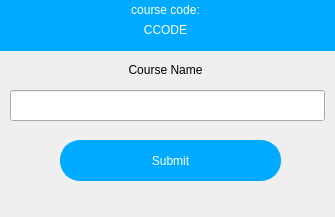
<?xml version="1.0" encoding="UTF-8"?>
<ui version="4.0">
 <class>MainWindow</class>
 <widget class="QMainWindow" name="MainWindow">
  <property name="geometry">
   <rect>
    <x>0</x>
    <y>0</y>
    <width>335</width>
    <height>217</height>
   </rect>
  </property>
  <property name="windowTitle">
   <string>Add Course</string>
  </property>
  <property name="windowIcon">
   <iconset>
    <normaloff>../images/main_icon.png</normaloff>../images/main_icon.png</iconset>
  </property>
  <widget class="QWidget" name="centralwidget">
   <widget class="QWidget" name="header" native="true">
    <property name="geometry">
     <rect>
      <x>0</x>
      <y>0</y>
      <width>341</width>
      <height>51</height>
     </rect>
    </property>
    <property name="styleSheet">
     <string notr="true">#header{
background-color: rgb(0, 170, 255);
}</string>
    </property>
    <widget class="QLabel" name="label">
     <property name="geometry">
      <rect>
       <x>0</x>
       <y>0</y>
       <width>331</width>
       <height>20</height>
      </rect>
     </property>
     <property name="styleSheet">
      <string notr="true">#label{
color: white;
	font: 8pt &quot;MS Shell Dlg 2&quot;;
}</string>
     </property>
     <property name="text">
      <string>course code:</string>
     </property>
     <property name="alignment">
      <set>Qt::AlignCenter</set>
     </property>
    </widget>
    <widget class="QLabel" name="coursecode">
     <property name="geometry">
      <rect>
       <x>0</x>
       <y>20</y>
       <width>331</width>
       <height>20</height>
      </rect>
     </property>
     <property name="styleSheet">
      <string notr="true">#coursecode{
color: white;
font: 14pt &quot;MS Shell Dlg 2&quot;;
}
</string>
     </property>
     <property name="text">
      <string>CCODE</string>
     </property>
     <property name="alignment">
      <set>Qt::AlignCenter</set>
     </property>
    </widget>
   </widget>
   <widget class="QLabel" name="label_3">
    <property name="geometry">
     <rect>
      <x>0</x>
      <y>60</y>
      <width>331</width>
      <height>20</height>
     </rect>
    </property>
    <property name="styleSheet">
     <string notr="true">#label{
color: white;
	font: 8pt &quot;MS Shell Dlg 2&quot;;
}</string>
    </property>
    <property name="text">
     <string>Course Name</string>
    </property>
    <property name="alignment">
     <set>Qt::AlignCenter</set>
    </property>
   </widget>
   <widget class="QLineEdit" name="lineEdit">
    <property name="geometry">
     <rect>
      <x>10</x>
      <y>90</y>
      <width>315</width>
      <height>31</height>
     </rect>
    </property>
    <property name="font">
     <font>
      <pointsize>11</pointsize>
     </font>
    </property>
    <property name="text">
     <string/>
    </property>
   </widget>
   <widget class="QPushButton" name="pushButton">
    <property name="geometry">
     <rect>
      <x>60</x>
      <y>140</y>
      <width>221</width>
      <height>41</height>
     </rect>
    </property>
    <property name="styleSheet">
     <string notr="true">#pushButton{
color: white;
background-color: rgb(0, 170, 255);
border: 1px solid rgb(0, 170, 255);
border-radius: 20px;
}</string>
    </property>
    <property name="text">
     <string>Submit</string>
    </property>
   </widget>
  </widget>
 </widget>
 <resources/>
 <connections/>
</ui>
